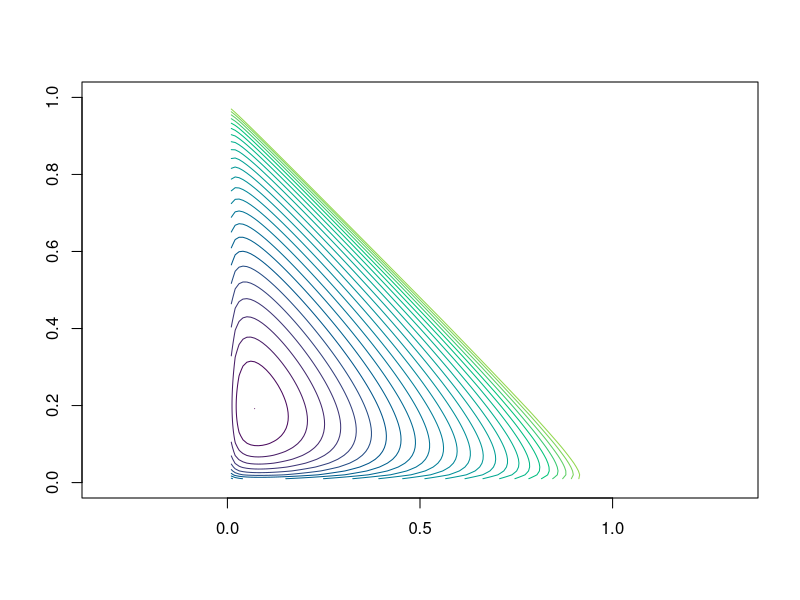
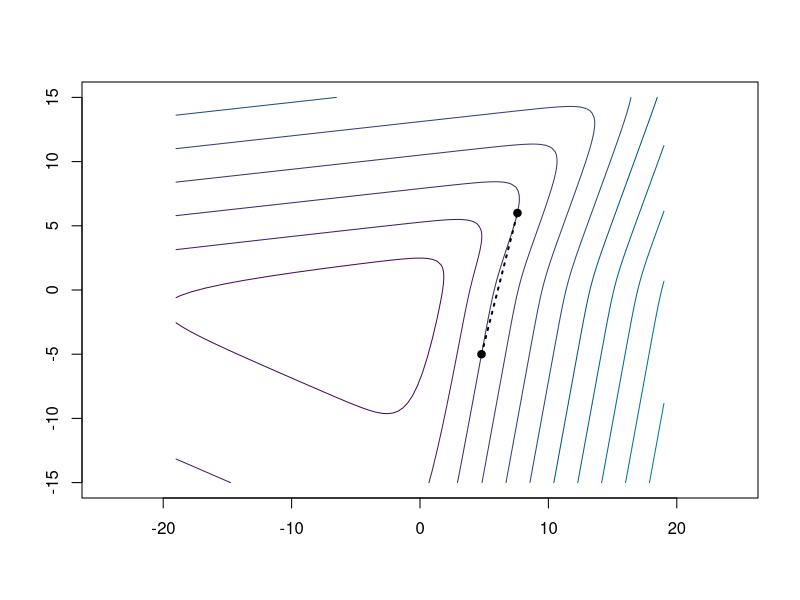
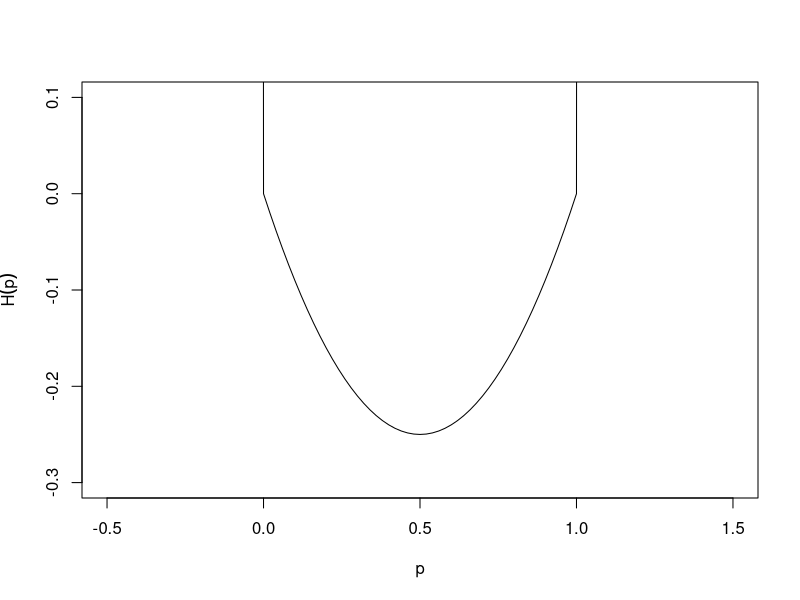

Source code (R) for these figures, in order: (Note: this script raises an error after producing the figures.)
## ---- chunk 1
#| label: setup
#| include: false

error_hook <- knitr::knit_hooks$get("error")
knitr::knit_hooks$set(
  error = function(x, options) {
    n <- options$linewidth
    if (!is.null(n)) {
      x <- knitr:::split_lines(x)
      if (any(nchar(x) > n)) {
        x <- strwrap(x, width = n)
      }
      x <- paste(x, collapse = "\n\t")
    }
    error_hook(x, options)
  }
)

library(patchwork)

old_options <- options(digits = 4)
## ---- chunk 2
#| label: moth_likelihood2
#| echo: false

M <- function(y, group) as.vector(tapply(y, group, sum))

mult_likelihood <- function(
  x,
  group,
  prob,
  constraint = function(par) TRUE
) {
  function(par) {
    pr <- prob(par)
    if (!constraint(par) || any(pr > 1) || any(pr < 0)) {
      return(Inf)
    }
    -sum(x * log(M(pr, group)))
  }
}

prob <- function(p) {
  p[3] <- 1 - p[1] - p[2]
  c(
    p[1]^2,
    2 * p[1] * p[2],
    2 * p[1] * p[3],
    p[2]^2,
    2 * p[2] * p[3],
    p[3]^2
  )
}

constraint <- function(par) {
  par[1] <= 1 &&
    par[1] >= 0 &&
    par[2] <= 1 &&
    par[2] >= 0 &&
    1 - par[1] - par[2] >= 0
}

loglik <- mult_likelihood(
  x = c(85, 196, 341),
  group = c(1, 1, 1, 2, 2, 3),
  prob = prob,
  constraint = constraint
)

moth_optim <- optim(c(0.3, 0.3), loglik)
## ---- chunk 3
#| label: likelihood
#| echo: false

neg_loglik_pep <- function(par, x) {
  pC <- par[1]
  pI <- par[2]
  pT <- 1 - pC - pI

  if (pC > 1 || pC < 0 || pI > 1 || pI < 0 || pT < 0) {
    return(Inf)
  }

  p_dar <- pC^2 + 2 * pC * pI + 2 * pC * pT
  p_mot <- pI^2 + 2 * pI * pT
  p_lig <- pT^2

  -(x[1] * log(p_dar) + x[2] * log(p_mot) + x[3] * log(p_lig))
}
## ---- chunk 4
#| label: surface
#| echo: false
#| fig-width: 3.9
#| fig-height: 3.9
#| fig-cap: "Contour plot of the negative log-likelihood for the peppered moths
#|   example."
#| warning: false

n <- 100

pC <- seq(0, 1, length.out = n)
pI <- seq(0, 1, length.out = n)
z <- matrix(NA, n, n)

x <- c(85, 196, 341)

for (i in seq_len(n)) {
  for (j in seq_len(n)) {
    z[i, j] <- neg_loglik_pep(c(pC[i], pI[j]), x)
  }
}
pal <- function(n) hcl.colors(n, "viridis", rev = FALSE)

min_z <- min(z)

levels <- exp(seq(log(min_z), log(3000), length.out = 25))

contour(
  pC,
  pI,
  z,
  levels = levels,
  col = pal(30),
  asp = 1,
  drawlabels = FALSE
)
## ---- chunk 5
#| echo: false
#| warning: false
#| fig-height: 3

other_negloglik <- function(theta, x) {
  theta <- c(theta, 0)

  pC <- exp(theta[1]) / sum(exp(theta))
  pI <- exp(theta[2]) / sum(exp(theta))
  pT <- 1 / sum(exp(theta))

  p_dark <- pC * (pC + 2 * pI + 2 * pT)
  p_mottled <- pI * (pI + 2 * pT)
  p_light <- pT^2

  -(x[1] * log(p_dark) +
    x[2] * log(p_mottled) +
    x[3] * log(p_light))
}

n <- 100

theta1 <- seq(-19, 19, length.out = n)
theta2 <- seq(-15, 15, length.out = n)
z <- matrix(NA, n, n)

x <- c(85, 196, 341)

for (i in seq_len(n)) {
  for (j in seq_len(n)) {
    z[i, j] <- other_negloglik(c(theta1[i], theta2[j]), x)
  }
}
pal <- function(n) hcl.colors(n, "viridis", rev = FALSE)

min_z <- min(z)

contour(
  theta1,
  theta2,
  z,
  col = pal(30),
  asp = 1,
  drawlabels = FALSE
)
x1 <- c(4.79, 7.59)
x2 <- c(-5, 6)
points(x1, x2, pch = 19)
lines(x1, x2, lty = "dotted", lwd = 2)
## ---- chunk 6
#| echo: false
#| fig-height: 3.4
#| fig-cap: Extended-value extension of a simple function.

p <- seq(-0.5, 1.5, length.out = 101)
f <- function(p) ifelse(p < 0 | p > 1, 10, p * (p - 1))
plot(
  p,
  f(p),
  type = "l",
  ylim = c(-0.3, 0.1),
  xlab = "p",
  ylab = expression(tilde(H)(p))
)
## ---- chunk 7
#| label: likelihood-again
#| ref-label: likelihood
## ---- chunk 8
#| label: optim-ex

obj <- function(x) (x[1] - 1)^2 + (x[2] - 2.5)^2
## ---- chunk 9
#| label: moth-optim-NM

x <- c(85, 196, 341)
x0 <- c(1 / 3, 1 / 3)
optim(x0, neg_loglik_pep, x = x)
## ---- chunk 10
#| label: moth-error
#| error: true

optim(c(0, 0), neg_loglik_pep, x = x)
## ---- chunk 11
#| label: barrier-setup
#| echo: false
#| include: false

f <- function(x1, x2) ((x1 - 2)^2 + (x2 - 1)^2)

g <- function(x1, x2) x1 - 1

log_barrier <- function(x1, x2) {
  out <- -(log(-g(x1, x2)))
  out[!is.finite(out)] <- Inf
  out[is.nan(out)] <- Inf
  out
}

x1_grid <- seq(-1.5, 1.2, length.out = 101)
x2_grid <- seq(-0.5, 2.5, length.out = 101)
z1 <- outer(x1_grid, x2_grid, f)
z2 <- outer(x1_grid, x2_grid, log_barrier)

plot_barrier <- function(t) {
  z <- t * z1 + z2
  min_z <- min(z, na.rm = TRUE)
  levels <- exp(seq(
    log(min_z),
    log(20 + min_z),
    length.out = 25
  ))
  cols <- hcl.colors(30, "viridis", rev = FALSE)
  argmin <- which(z == min_z, arr.ind = TRUE)
  contour(
    x1_grid,
    x2_grid,
    z,
    levels = levels,
    drawlabels = FALSE,
    col = cols,
    asp = 1,
    xlab = expression(theta[1]),
    ylab = expression(theta[2])
  )
  abline(v = 1, lty = "dashed", col = "black", lwd = 2)
  points(
    x1_grid[argmin[1, 1]],
    x2_grid[argmin[1, 2]],
    pch = 4,
    col = "darkorange",
    cex = 1.5
  )
  legend(
    "topleft",
    legend = c("Constraint", "Optimum", paste0("t = ", t)),
    col = c("black", "darkorange", NA),
    lty = c("dashed", NA, NA),
    pch = c(NA, 4, NA),
    bg = "white"
  )
}
## ---- chunk 12
#| label: barrier-example
#| echo: false
#| fig-show: animate
#| fig-cap: "Contour plots of the barrier-penalized objective."
#| fig-height: 3.6
#| fig-width: 3.2
#| out-width: "\\linewidth"

for (t in c(0.085, 0.1, 0.2, 0.5, 10)) {
  plot_barrier(t)
}
## ---- chunk 13
#| label: constr-optim-ex

A <- rbind(c(1, 0), c(-1, 0), c(0, 1), c(0, -1), c(-1, -1))

b <- c(0, -1, 0, -1, -1)

constrOptim(x0, neg_loglik_pep, NULL, ui = A, ci = b, x = x)$par
## ---- chunk 14
#| label: const-error
#| error: true

constrOptim(
  c(0.0, 0.3),
  neg_loglik_pep,
  NULL,
  ui = A,
  ci = b,
  x = x
)
## ---- chunk 15
#| label: moth_cond_exp

old_options <- options(digits = 3)
group <- c(1, 1, 1, 2, 2, 3)
p <- prob(moth_optim$par)
x[group] * p / M(p, group)[group]
options(digits = old_options$digits)
## ---- chunk 16
#| label: em-lower-bound
#| echo: false
#| fig-show: animate
#| fig-width: 5.5
#| fig-height: 3
#| fig-cap: "Four EM iterations, alternating between the E-step and the M-step."

library(ggplot2)

# A Gaussian latent-variable model gives exact bounds for this illustration:
# Z ~ N(theta, 1), X | Z ~ N(Z, 1), and the observed value is X = 2.
# All curves omit the same additive constant.
em_loglik <- function(theta) -(theta - 2)^2 / 4
em_bound <- function(theta, current) {
  em_loglik(theta) - (theta - current)^2 / 4
}

em_theta <- numeric(5)
em_theta[1] <- -1
for (i in seq_len(4)) {
  em_theta[i + 1] <- (em_theta[i] + 2) / 2
}

em_curve <- data.frame(theta = seq(-1.4, 4.5, length.out = 401))
em_curve$loglik <- em_loglik(em_curve$theta)

for (i in seq_len(4)) {
  current <- em_theta[i]
  next_theta <- em_theta[i + 1]
  em_curve$bound <- em_bound(em_curve$theta, current)
  history <- data.frame(
    theta = em_theta[seq_len(i)],
    value = em_loglik(em_theta[seq_len(i)])
  )

  p <- ggplot(em_curve, aes(x = theta)) +
    geom_line(aes(y = loglik, color = "likelihood")) +
    geom_line(aes(y = bound, color = "bound")) +
    geom_point(
      data = history,
      aes(y = value),
      color = "grey60"
    ) +
    geom_vline(
      xintercept = current,
      color = "grey60",
      linetype = "dashed"
    ) +
    scale_color_manual(
      name = NULL,
      values = c(likelihood = "royalblue", bound = "darkorange"),
      breaks = c("likelihood", "bound"),
      labels = expression(
        italic(l) * (theta),
        italic("F") * (q[n] * "," ~ theta)
      )
    ) +
    coord_cartesian(xlim = c(-1.4, 4.5), ylim = c(-3, 0.25)) +
    labs(x = expression(theta), y = "Value")

  print(
    p +
      annotate(
        "point",
        x = current,
        y = em_loglik(current),
        color = "royalblue",
        size = 2.5
      ) +
      labs(
        title = sprintf("Iteration %d: E-step", i),
        subtitle = "Make the bound tight at the current parameter"
      )
  )

  print(
    p +
      geom_vline(
        xintercept = next_theta,
        color = "grey60",
        linetype = "dashed"
      ) +
      annotate(
        "segment",
        x = next_theta,
        xend = next_theta,
        y = em_bound(next_theta, current),
        yend = em_loglik(next_theta),
        color = "royalblue"
      ) +
      annotate(
        "point",
        x = next_theta,
        y = em_bound(next_theta, current),
        color = "darkorange",
        fill = "white",
        shape = 21,
        size = 2.5
      ) +
      annotate(
        "point",
        x = next_theta,
        y = em_loglik(next_theta),
        color = "royalblue",
        size = 2.5
      ) +
      labs(
        title = sprintf("Iteration %d: M-step", i),
        subtitle = "Move to the maximum of the bound"
      )
  )
}
## ---- chunk 17
#| echo: false
#| fig-width: 5
#| fig-height: 3.9
#| fig-cap: "EM algorithm iterations for the two-coin example."

set.seed(1)
N <- 1000
heads <- {
  ind <- sample(c(TRUE, FALSE), N, TRUE)
  rbinom(N, 10, ifelse(ind, 0.8, 0.4))
}
maxit <- 20
theta <- c(0.6, 0.5) # start
theta_hist <- matrix(NA, nrow = maxit, ncol = 2)
colnames(theta_hist) <- c("thetaA", "thetaB")
loglik <- numeric(maxit)

for (t in 1:maxit) {
  # record before update
  theta_hist[t, ] <- theta
  pA <- dbinom(heads, 10, theta[1])
  pB <- dbinom(heads, 10, theta[2])
  mix <- 0.5 * pA + 0.5 * pB
  loglik[t] <- sum(log(mix))
  if (t == maxit) {
    break
  }
  gamma <- pA / (pA + pB) # responsibilities
  theta[1] <- sum(gamma * heads) / (10 * sum(gamma))
  theta[2] <- sum((1 - gamma) * heads) / (10 * sum(1 - gamma))
}

matplot(
  1:maxit,
  theta_hist,
  type = "b",
  pch = 19,
  col = c("blue", "red"),
  lty = 1,
  xlab = "Iteration",
  ylab = expression(theta[n]),
  ylim = c(0, 1)
)
abline(h = c(0.8, 0.4), col = c("blue", "red"), lty = 2)
legend(
  "bottomright",
  legend = c(
    expression(theta[A * "," * n]),
    expression(theta[B * "," * n])
  ),
  col = c("blue", "red"),
  lty = c(1, 1),
  pch = c(19, 19)
)
## ---- chunk 18
#| echo: false
#| fig-width: 4
#| fig-height: 3.5
#| fig-cap: "Convergence of the log-likelihood in the two-coin EM example."

plot(
  1:maxit,
  max(loglik) - loglik + 1e-10,
  type = "b",
  pch = 19,
  xlab = "Iteration",
  ylab = expression(max(l) - l),
  log = "y"
)
## ---- chunk 19
#| label: exercise-optim
#| include: false

a <- 2

f <- function(x, a) 0.5 * (x - a)^2

g <- function(x, a) x - a

A <- rbind(1, -1)
b <- c(-1, -1)

constrOptim(c(0.5), f, g, ui = A, ci = b, a = a)
